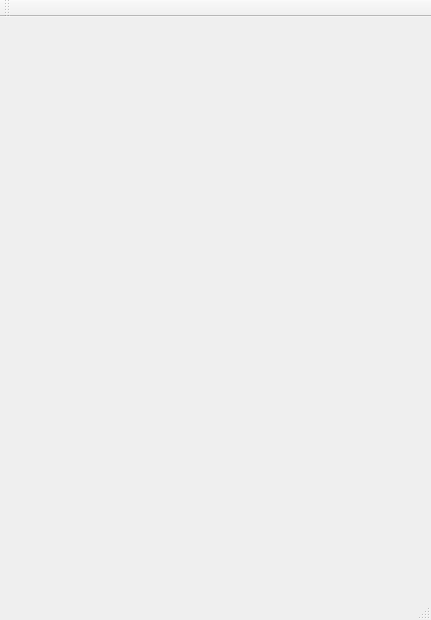
<?xml version="1.0" encoding="UTF-8"?>
<ui version="4.0">
 <class>MainWindow</class>
 <widget class="QMainWindow" name="MainWindow">
  <property name="geometry">
   <rect>
    <x>0</x>
    <y>0</y>
    <width>431</width>
    <height>620</height>
   </rect>
  </property>
  <property name="windowTitle">
   <string>MainWindow</string>
  </property>
  <widget class="QWidget" name="centralWidget"/>
  <widget class="QMenuBar" name="menuBar">
   <property name="geometry">
    <rect>
     <x>0</x>
     <y>0</y>
     <width>431</width>
     <height>21</height>
    </rect>
   </property>
  </widget>
  <widget class="QToolBar" name="mainToolBar">
   <attribute name="toolBarArea">
    <enum>TopToolBarArea</enum>
   </attribute>
   <attribute name="toolBarBreak">
    <bool>false</bool>
   </attribute>
  </widget>
  <widget class="QStatusBar" name="statusBar"/>
 </widget>
 <layoutdefault spacing="6" margin="11"/>
 <resources/>
 <connections/>
</ui>
